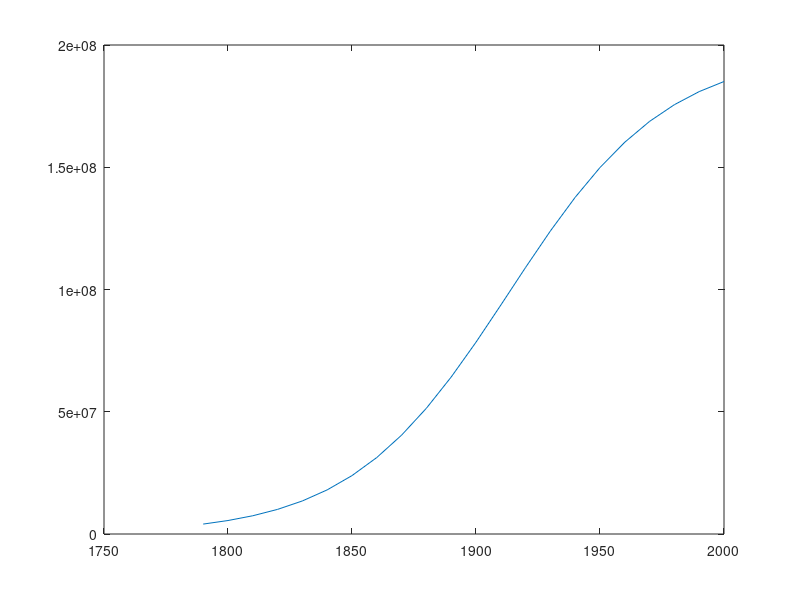

MATLAB code for this plot:
P=@(t) 197273000./(1+exp(-0.03134.*(t-1913.25)));
a=1790:10:2000;
b=P(a);
plot(a,b)
c=1790;
last=-1;
now=1;
while true
    
    now=P(c);
    if(now-last<1)
        break
    end
    last=now;
    c=c+1;
end
disp(c)